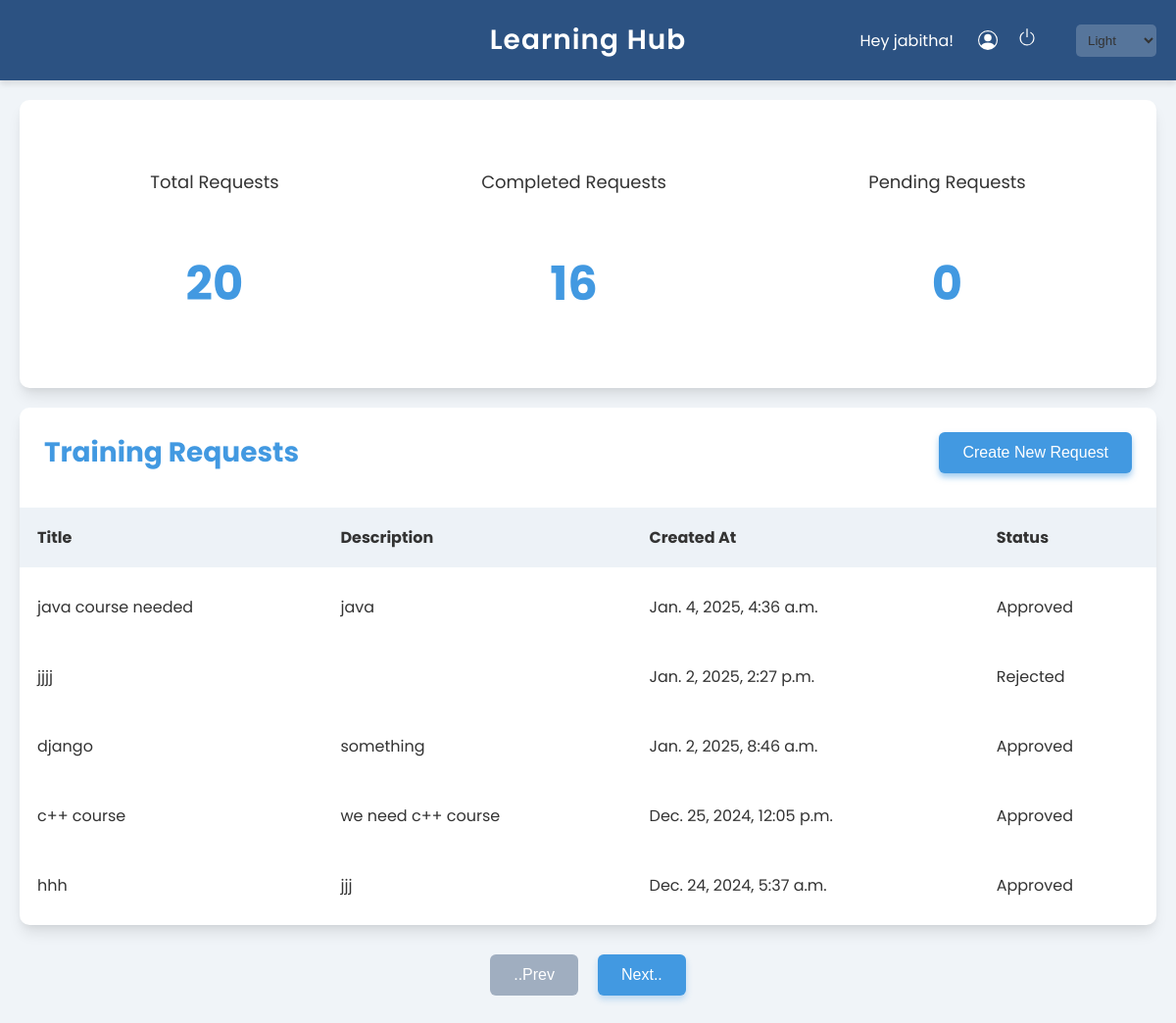
Page /dashboard/Manager/2 on the committed database.
### authentication/models.py (models this page shows, shortened)
class User(models.Model):
    name = models.CharField(max_length=100)
    email = models.EmailField(unique=True)
    password = models.CharField(max_length=255)
    role = models.ForeignKey(Role, on_delete=models.CASCADE)

### dashboards/models.py (models this page shows, shortened)
class TrainingRequest(models.Model):
    request_id = models.AutoField(primary_key=True)
    title = models.CharField(max_length=255)
    description = models.TextField(null=True, blank=True)
    status = models.CharField(
        max_length=10,
        choices=[('Pending', 'Pending'),
                 ('Approved', 'Approved'),
                 ('Rejected', 'Rejected')],
        default='Pending'
    )
    account_manager = models.ForeignKey(
        'authentication.User',
        on_delete=models.CASCADE,
        limit_choices_to={'role__role_name': 'Manager'}
    )
    course_duration = models.PositiveIntegerField(help_text="Duration in days")  # New field
    employee_count = models.PositiveIntegerField(help_text="Number of employees involved")  # New field
    created_at = models.DateTimeField(auto_now_add=True)

### dashboards/views.py (the view)
# urls.py: path('Manager/<int:user_id>', views.Manager_view, name='Manager'),
def Manager_view(request, user_id):
    manager = get_object_or_404(User, id=user_id)
    training_requests = TrainingRequest.objects.filter(account_manager=manager).order_by('-created_at')
    limit = int(request.GET.get('limit', 5))
    offset = int(request.GET.get('offset', 0))
    paginator = Paginator(training_requests, limit)
    page_number = offset // limit + 1
    page = paginator.get_page(page_number)
    context = {
        'name': manager.name,
        'total': training_requests.count(),
        'completed': training_requests.filter(status='Approved').count(),
        'pending': training_requests.filter(status='Pending').count(),
        'data': page,
    }
    if request.method == 'POST':
        form = TrainingRequestForm(request.POST)
        if form.is_valid():
            instance = form.save(commit=False)
            instance.account_manager = manager  # Set the account manager
            instance.save()  # Save the instance to the database
            return redirect("Manager", user_id=user_id)
        else:
            print(form.errors)  # Print errors for debugging
    else:
        form = TrainingRequestForm()
    context['form'] = form
    return render(request, 'dashboards/Manager.html', context)

### dashboards/forms.py
class TrainingRequestForm(forms.ModelForm):
    class Meta:
        model = TrainingRequest
        fields = ['title', 'description', 'course_duration', 'employee_count']
        widgets = {
            'description': forms.Textarea(attrs={'rows': 4}),
            'status': forms.Select(),
        }

### dashboards/templates/dashboards/Manager.html (shortened to what this page needs)
{% load static %}
<!DOCTYPE html>
<html lang="en">
    <head>
    <link rel="stylesheet" href="{% static 'css/manager.css' %}">
</head>
<body class="light">
  <div class="navbar">
      <div class="title">Learning Hub</div>
      <div class="user-info">
          <span>Hey {{name}}!</span>
          <span class="d-inline-block" tabindex="0" data-bs-toggle="logout" title="logout">
            <a href='home.html' class="logout">
            <svg xmlns="http://www.w3.org/2000/svg" width="20" height="20" fill="currentColor" class="bi bi-power" viewBox="0 0 16 16">
              <path d="M7.5 1v7h1V1z"/>
              <path d="M3 8.812a5 5 0 0 1 2.578-4.375l-.485-.874A6 6 0 1 0 11 3.616l-.501.865A5 5 0 1 1 3 8.812"/>
            </svg>
          </a>
          </span>
          <select id="theme-switcher" class="theme-switcher">
              <option value="light">Light</option>
          </select>
      </div>
  </div>
  <div class="summary fade-in" style="opacity: 1;">
      <div>
          <div>Total Requests</div>
          <div id="totalRequests" class="count">{{total}}</div>
      </div>
      <div>
          <div>Completed Requests</div>
          <div id="completedRequests" class="count">{{completed}}</div>
      </div>
      <div>
          <div>Pending Requests</div>
          <div id="pendingRequests" class="count">{{pending}}</div>
      </div>
  </div>
  <div class="container fade-in" style="opacity: 1;">
      <div class="header">
          <h2>Training Requests</h2>
          <button onclick="openForm()">Create New Request</button>
      </div>
      <table class="table">
        <thead>
            <tr>
                <th>Title</th>
                <th>Description</th>
                <th>Created At</th>
                <th>Status</th>
            </tr>
        </thead>
        <tbody id="requestTableBody">
            {% for item in data %}
            <tr>
                <td>{{ item.title }}</td>
                <td>{{ item.description }}</td>
                <td>{{ item.created_at }}</td>
                <td>{{ item.status }}</td>
            </tr>
            {% empty %}
            <tr>
                <td colspan="4">No data available</td>
            </tr>
            {% endfor %}
        </tbody>
    </table>
  </div>
<div id="pagination">
    <button id="prevButton" value="0" disabled>..Prev</button>
    <button id="nextButton" value="5" disabled>Next..</button>
</div>
</body>
</html>

### dashboards/static/css/manager.css (style rules this page uses)
body { font-family: 'Poppins', sans-serif; margin: 0; padding: 0; transition: background-color 0.5s, color 0.5s; }
body.light { background-color: #f0f4f8; color: #333; }
.navbar { padding: 20px; display: flex; justify-content: center; align-items: center; transition: background-color 0.5s; box-shadow: 0 4px 6px rgba(0, 0, 0, 0.1); position: relative; }
.light .navbar { background-color: #2c5282; color: white; }
.navbar .title { font-size: 28px; font-weight: 600; letter-spacing: 1px; text-align: center; }
.navbar .user-info { display: flex; align-items: center; position: absolute; right: 20px; }
.navbar .user-info span { margin-right: 15px; }
.theme-switcher { margin-left: 15px; padding: 8px; border-radius: 5px; border: none; background-color: rgba(255, 255, 255, 0.2); color: #333; cursor: pointer; transition: background-color 0.3s; }
.logout { color: white; transition: color 0.3s; }
.bi { padding: 10px; transition: transform 0.3s; }
.summary { display: flex; justify-content: space-around; padding: 30px; transition: background-color 0.5s, box-shadow 0.5s; border-radius: 10px; margin: 20px; }
.light .summary { background-color: #ffffff; box-shadow: 0 10px 15px -3px rgba(0, 0, 0, 0.1), 0 4px 6px -2px rgba(0, 0, 0, 0.05); }
.summary div { text-align: center; font-size: 18px; padding: 20px; border-radius: 8px; transition: transform 0.3s, box-shadow 0.3s; }
.summary div .count { font-size: 48px; font-weight: bold; margin-top: 15px; color: #4299e1; }
.container { margin: 20px; border-radius: 10px; overflow: hidden; transition: background-color 0.5s, box-shadow 0.5s; }
.light .container { background-color: #ffffff; box-shadow: 0 10px 15px -3px rgba(0, 0, 0, 0.1), 0 4px 6px -2px rgba(0, 0, 0, 0.05); }
.container .header { padding: 25px; display: flex; justify-content: space-between; align-items: center; }
.container .header h2 { margin: 0; font-size: 28px; color: #4299e1; }
.container .header button { padding: 12px 24px; background-color: #4299e1; border: none; color: white; font-size: 16px; cursor: pointer; border-radius: 6px; transition: all 0.3s ease; box-shadow: 0 4px 6px rgba(66, 153, 225, 0.5); }
.table { width: 100%; border-collapse: separate; border-spacing: 0 10px; }
.table th, .table td { padding: 18px; text-align: left; }
.light .table th { background-color: #edf2f7; }
.table tr { transition: all 0.3s ease; }
.fade-in { animation: fadeIn 0.5s ease-out; }
#pagination { display: flex; justify-content: center; margin: 30px 0; }
#pagination button { background-color: #4299e1; color: white; border: none; border-radius: 6px; padding: 12px 24px; font-size: 16px; cursor: pointer; margin: 0 10px; transition: all 0.3s ease; box-shadow: 0 4px 6px rgba(66, 153, 225, 0.3); }
#pagination button:disabled { background-color: #a0aec0; cursor: not-allowed; transform: none; box-shadow: none; }

### rows in the picture
User: name "jabitha"
TrainingRequest: title "java course needed", description "java", created_at "Jan. 4, 2025, 4:36 a.m.", status "Approved"
TrainingRequest: title "jjjj", created_at "Jan. 2, 2025, 2:27 p.m.", status "Rejected"
TrainingRequest: title "django", description "something", created_at "Jan. 2, 2025, 8:46 a.m.", status "Approved"
TrainingRequest: title "c++ course", description "we need c++ course", created_at "Dec. 25, 2024, 12:05 p.m.", status "Approved"
TrainingRequest: title "hhh", description "jjj", created_at "Dec. 24, 2024, 5:37 a.m.", status "Approved"

### other values in the picture
{{ total }} "20"
{{ completed }} "16"
{{ pending }} "0"
